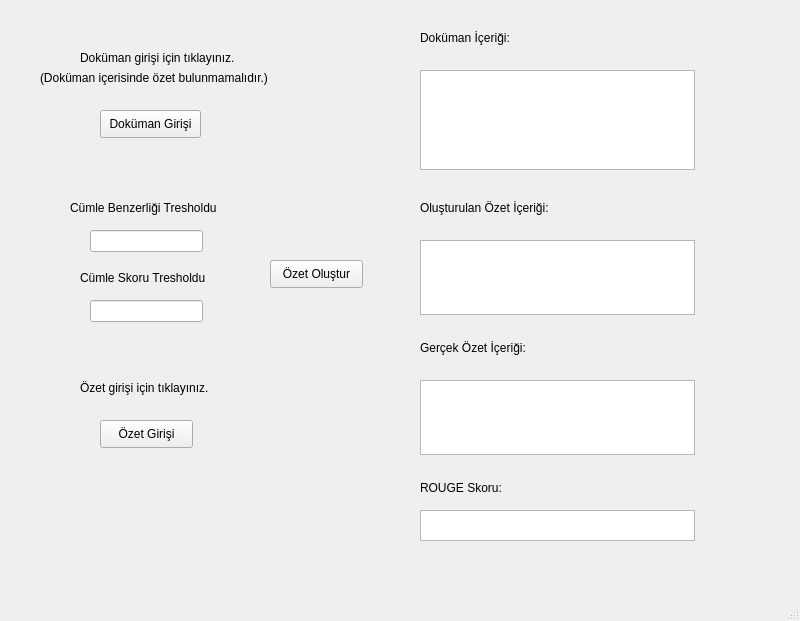
<?xml version="1.0" encoding="UTF-8"?>
<ui version="4.0">
 <class>MainWindow</class>
 <widget class="QMainWindow" name="MainWindow">
  <property name="geometry">
   <rect>
    <x>0</x>
    <y>0</y>
    <width>800</width>
    <height>621</height>
   </rect>
  </property>
  <property name="windowTitle">
   <string>MainWindow</string>
  </property>
  <widget class="QWidget" name="centralwidget">
   <widget class="QLabel" name="label">
    <property name="geometry">
     <rect>
      <x>80</x>
      <y>50</y>
      <width>171</width>
      <height>16</height>
     </rect>
    </property>
    <property name="text">
     <string>Doküman girişi için tıklayınız.</string>
    </property>
   </widget>
   <widget class="QLabel" name="label_2">
    <property name="geometry">
     <rect>
      <x>80</x>
      <y>380</y>
      <width>141</width>
      <height>16</height>
     </rect>
    </property>
    <property name="text">
     <string>Özet girişi için tıklayınız.</string>
    </property>
   </widget>
   <widget class="QLabel" name="label_3">
    <property name="geometry">
     <rect>
      <x>40</x>
      <y>70</y>
      <width>261</width>
      <height>16</height>
     </rect>
    </property>
    <property name="text">
     <string>(Doküman içerisinde özet bulunmamalıdır.)</string>
    </property>
   </widget>
   <widget class="QLabel" name="label_4">
    <property name="geometry">
     <rect>
      <x>70</x>
      <y>200</y>
      <width>171</width>
      <height>16</height>
     </rect>
    </property>
    <property name="text">
     <string>Cümle Benzerliği Tresholdu</string>
    </property>
   </widget>
   <widget class="QPushButton" name="dcmtgrs">
    <property name="geometry">
     <rect>
      <x>100</x>
      <y>110</y>
      <width>101</width>
      <height>28</height>
     </rect>
    </property>
    <property name="text">
     <string>Doküman Girişi</string>
    </property>
   </widget>
   <widget class="QLineEdit" name="benzerlik">
    <property name="geometry">
     <rect>
      <x>90</x>
      <y>230</y>
      <width>113</width>
      <height>22</height>
     </rect>
    </property>
   </widget>
   <widget class="QLabel" name="label_5">
    <property name="geometry">
     <rect>
      <x>80</x>
      <y>270</y>
      <width>151</width>
      <height>16</height>
     </rect>
    </property>
    <property name="text">
     <string>Cümle Skoru Tresholdu</string>
    </property>
   </widget>
   <widget class="QLabel" name="label_6">
    <property name="geometry">
     <rect>
      <x>420</x>
      <y>30</y>
      <width>111</width>
      <height>16</height>
     </rect>
    </property>
    <property name="text">
     <string>Doküman İçeriği:</string>
    </property>
   </widget>
   <widget class="QLabel" name="label_8">
    <property name="geometry">
     <rect>
      <x>420</x>
      <y>200</y>
      <width>151</width>
      <height>16</height>
     </rect>
    </property>
    <property name="text">
     <string>Oluşturulan Özet İçeriği:</string>
    </property>
   </widget>
   <widget class="QLineEdit" name="skor">
    <property name="geometry">
     <rect>
      <x>90</x>
      <y>300</y>
      <width>113</width>
      <height>22</height>
     </rect>
    </property>
   </widget>
   <widget class="QPushButton" name="createozet">
    <property name="geometry">
     <rect>
      <x>270</x>
      <y>260</y>
      <width>93</width>
      <height>28</height>
     </rect>
    </property>
    <property name="text">
     <string>Özet Oluştur</string>
    </property>
   </widget>
   <widget class="QPushButton" name="ozetgrs">
    <property name="geometry">
     <rect>
      <x>100</x>
      <y>420</y>
      <width>93</width>
      <height>28</height>
     </rect>
    </property>
    <property name="text">
     <string>Özet Girişi</string>
    </property>
   </widget>
   <widget class="QLabel" name="label_11">
    <property name="geometry">
     <rect>
      <x>420</x>
      <y>340</y>
      <width>151</width>
      <height>16</height>
     </rect>
    </property>
    <property name="text">
     <string>Gerçek Özet İçeriği:</string>
    </property>
   </widget>
   <widget class="QLabel" name="rouge">
    <property name="geometry">
     <rect>
      <x>420</x>
      <y>480</y>
      <width>101</width>
      <height>16</height>
     </rect>
    </property>
    <property name="text">
     <string>ROUGE Skoru:</string>
    </property>
   </widget>
   <widget class="QTextEdit" name="textEdit">
    <property name="geometry">
     <rect>
      <x>420</x>
      <y>70</y>
      <width>275</width>
      <height>100</height>
     </rect>
    </property>
   </widget>
   <widget class="QTextEdit" name="textEdit_2">
    <property name="geometry">
     <rect>
      <x>420</x>
      <y>240</y>
      <width>275</width>
      <height>75</height>
     </rect>
    </property>
   </widget>
   <widget class="QTextEdit" name="textEdit_3">
    <property name="geometry">
     <rect>
      <x>420</x>
      <y>380</y>
      <width>275</width>
      <height>75</height>
     </rect>
    </property>
   </widget>
   <widget class="QTextEdit" name="textEdit_4">
    <property name="geometry">
     <rect>
      <x>420</x>
      <y>510</y>
      <width>275</width>
      <height>31</height>
     </rect>
    </property>
    <property name="html">
     <string>&lt;!DOCTYPE HTML PUBLIC &quot;-//W3C//DTD HTML 4.0//EN&quot; &quot;http://www.w3.org/TR/REC-html40/strict.dtd&quot;&gt;
&lt;html&gt;&lt;head&gt;&lt;meta name=&quot;qrichtext&quot; content=&quot;1&quot; /&gt;&lt;style type=&quot;text/css&quot;&gt;
p, li { white-space: pre-wrap; }
&lt;/style&gt;&lt;/head&gt;&lt;body style=&quot; font-family:'MS Shell Dlg 2'; font-size:7.8pt; font-weight:400; font-style:normal;&quot;&gt;
&lt;p style=&quot;-qt-paragraph-type:empty; margin-top:0px; margin-bottom:0px; margin-left:0px; margin-right:0px; -qt-block-indent:0; text-indent:0px;&quot;&gt;&lt;br /&gt;&lt;/p&gt;&lt;/body&gt;&lt;/html&gt;</string>
    </property>
   </widget>
  </widget>
  <widget class="QMenuBar" name="menubar">
   <property name="geometry">
    <rect>
     <x>0</x>
     <y>0</y>
     <width>800</width>
     <height>26</height>
    </rect>
   </property>
  </widget>
  <widget class="QStatusBar" name="statusbar"/>
 </widget>
 <resources/>
 <connections/>
</ui>
